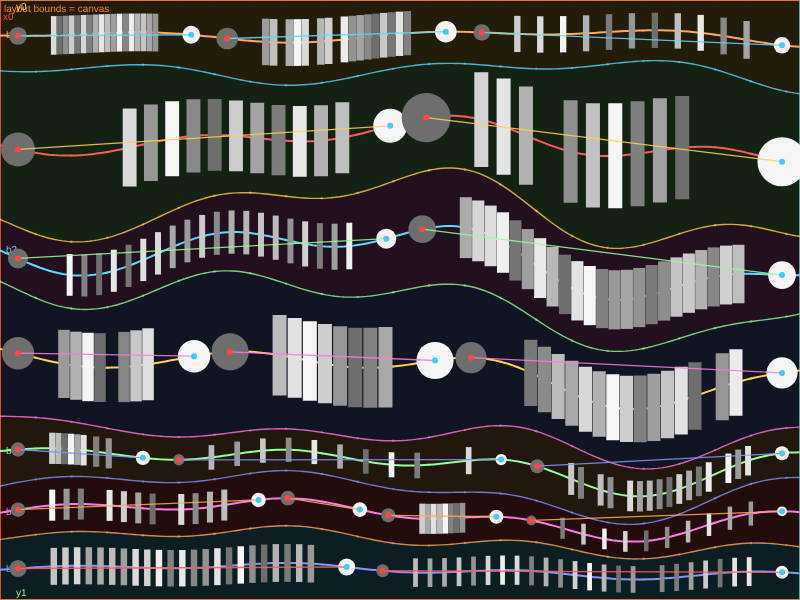
Frame 1 (no input)
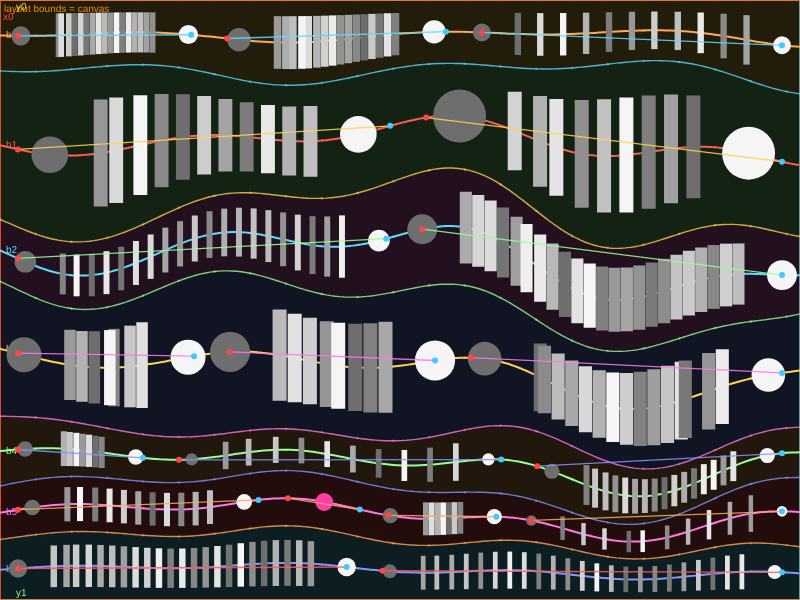
Frame 60 (no input)
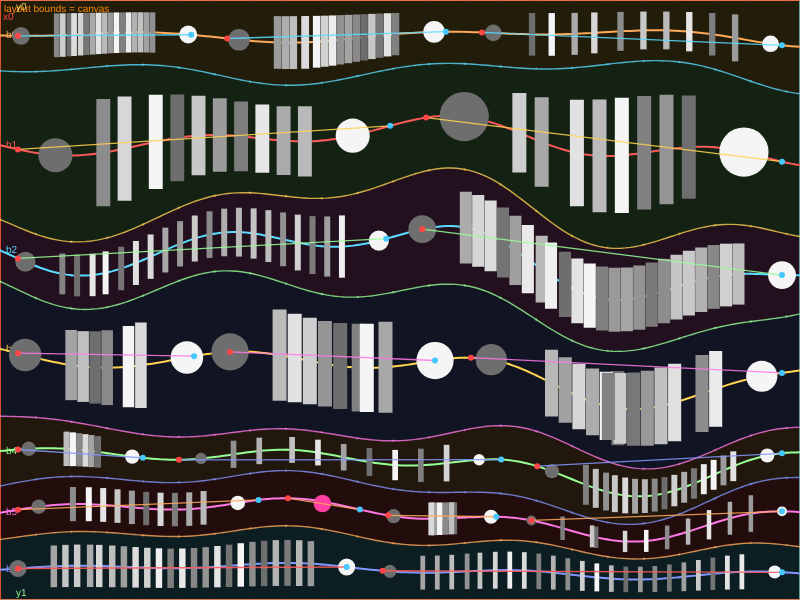
Frame 120 (the mouse pressed at the canvas centre since frame 60)

The p5.js sketch that drew these frames (run headless with seeded random() and noise() and a simulated clock; from frame 60 on, the mouse is pressed at the canvas centre):

// p5.js sketch
// ── sketch.js
// Sorting speed in steps per second.
let sortStepsPerSecond = 10;

// Position easing for dots/rectangles.
let moveEase = 0.1;

// Sorting algorithm: "random", "bubble", "selection", "insertion".
let sortingAlgorithm = "random";

// Group size used by "group" removal mode.
let removeGroupSize = 2;

// Removal mode: "group" (run removal) or "correct_position" (index-correct removal).
let removeMode = "correct_position";

// Noise controls kept only as commented reference.
// let noiseSpeedW = 0.01;
// let noiseSpeedH = 0.01;
// let noiseAmplitudeW = 0.01;
// let noiseAmplitudeH = 0.01;

// Dot heartbeat strength.
let dotBeatAmount = 0.45;

// Merge/split style.
let mergedDotColor = "#FF3FA4";
let mergePauseMinMs = 900;
let mergePauseMaxMs = 2600;
let mergeShakeMaxOffset = 4;
let mergePinkOnlyThreshold = 0.82;

// Mono-only color setup.
let dotColorDark = 110;
let dotColorLight = 245;

// Number of x-samples used to build smooth bar curves.
let curveSampleCount = 180;

// Debug overlay switch: set true to visualize layout construction.
let debugMode = true;

// Draw every Nth curve sample as a dot in debug mode.
let debugSampleStride = 8;

// Runtime state.
let relationshipLayout = null;
let relationshipStates = {};

function setup() {
  // Create canvas.
  createCanvas(800, 600);
}

function draw() {
  // Mono mode background.
  background("black");

  // Build (or rebuild) cached curved layout if canvas changed.
  ensureLayout();

  // Draw static debug guides first (box, boundaries, center curves).
  if (debugMode) {
    drawDebugLayout(relationshipLayout);
  }

  // For each cell, sample the two endpoint y-values from that bar's center curve.
  for (let item of relationshipLayout.items) {
    // Left endpoint y on center curve.
    let ay = sampleCurveAtX(
      relationshipLayout.centerCurves[item.barIndex],
      relationshipLayout.x0,
      relationshipLayout.x1,
      item.ax,
    );
    // Right endpoint y on center curve.
    let by = sampleCurveAtX(
      relationshipLayout.centerCurves[item.barIndex],
      relationshipLayout.x0,
      relationshipLayout.x1,
      item.bx,
    );

    // Run animation update + drawing for this one relationship.
    updateAndDrawRelationship(item, ay, by);

    // Draw anchor/debug points for this specific relationship.
    if (debugMode) {
      drawDebugRelationshipAnchors(item, ay, by);
    }
  }
  // noloop();
}

function ensureLayout() {
  // Rebuild layout when missing or when the canvas size changes.
  if (
    !relationshipLayout ||
    relationshipLayout.canvasW !== width ||
    relationshipLayout.canvasH !== height
  ) {
    relationshipLayout = buildCurvedBarLayout();
    relationshipStates = {};
  }
}

function buildCurvedBarLayout() {
  // 1) Use the full canvas as the layout box.
  let x0 = 0;
  let x1 = width;
  let y0 = 0;
  let y1 = height;
  let spanW = x1 - x0;
  let spanH = y1 - y0;

  // 2) Decide how many curved bars and their base heights.
  let barCount = floor(random(5, 9));
  let minBarH = max(42, spanH * 0.08);
  let maxBarH = spanH * 0.28;
  let barBaseHeights = randomPartition(spanH, barCount, minBarH, maxBarH);

  // 3) Create smooth wave profiles (one profile per bar).
  let profiles = buildBarProfiles(barBaseHeights);

  // 4) Convert profiles into non-overlapping top/bottom boundary curves.
  let minGap = max(26, spanH * 0.04);
  let boundaries = buildBoundariesFromProfiles(profiles, y0, spanH, minGap);

  // 5) Build center curves between each top/bottom boundary pair.
  let centerCurves = buildCenterCurves(boundaries);

  // 6) Split each curved bar into vertical cells and create relationship items.
  let items = buildRelationshipItems(barCount, x0, x1, spanW, boundaries);

  // Return all layout information.
  return {
    canvasW: width,
    canvasH: height,
    x0: x0,
    x1: x1,
    y0: y0,
    y1: y1,
    boundaries: boundaries,
    centerCurves: centerCurves,
    items: items,
  };
}

function drawDebugLayout(layout) {
  if (!layout) return;

  // Label style for debug text.
  textSize(10);
  textAlign(LEFT, TOP);

  // 1) Fill each bar region between boundary[b] and boundary[b + 1].
  for (let b = 0; b < layout.boundaries.length - 1; b++) {
    let col = debugColorForIndex(b + 100, 34);
    noStroke();
    fill(col);
    beginShape();
    for (let s = 0; s < curveSampleCount; s++) {
      let t = s / (curveSampleCount - 1);
      let x = lerp(layout.x0, layout.x1, t);
      let yTop = layout.boundaries[b][s];
      vertex(x, yTop);
    }
    for (let s = curveSampleCount - 1; s >= 0; s--) {
      let t = s / (curveSampleCount - 1);
      let x = lerp(layout.x0, layout.x1, t);
      let yBottom = layout.boundaries[b + 1][s];
      vertex(x, yBottom);
    }
    endShape(CLOSE);
  }

  // 2) Full canvas layout bounds.
  noFill();
  stroke(255, 140, 0);
  strokeWeight(1.2);
  rectMode(CORNERS);
  rect(layout.x0, layout.y0, layout.x1, layout.y1);

  // 3) x0/x1 and y0/y1 guide lines.
  stroke(255, 70, 70);
  line(layout.x0, layout.y0, layout.x0, layout.y1);
  stroke(70, 200, 255);
  line(layout.x1, layout.y0, layout.x1, layout.y1);
  stroke(255, 220, 90);
  line(layout.x0, layout.y0, layout.x1, layout.y0);
  stroke(150, 255, 150);
  line(layout.x0, layout.y1, layout.x1, layout.y1);

  // 4) Top/bottom boundaries for each curved bar area.
  for (let i = 0; i < layout.boundaries.length; i++) {
    let col = debugColorForIndex(i, 200);
    drawDebugCurve(layout.boundaries[i], layout.x0, layout.x1, col, 1.4);
  }

  // 5) Center curve of each bar (where relationships are anchored).
  for (let i = 0; i < layout.centerCurves.length; i++) {
    let col = debugColorForIndex(i + 20, 255);
    drawDebugCurve(layout.centerCurves[i], layout.x0, layout.x1, col, 2.0);
  }

  // 6) Labels for x0/x1/y0/y1 and each bar index b.
  noStroke();
  fill(255, 140, 0);
  text("layout bounds = canvas", layout.x0 + 4, layout.y0 + 4);
  fill(255, 70, 70);
  text("x0", layout.x0 + 3, layout.y0 + 12);
  fill(70, 200, 255);
  text("x1", layout.x1 + 3, layout.y0 + 12);
  fill(255, 220, 90);
  text("y0", layout.x0 + 16, layout.y0 + 2);
  fill(150, 255, 150);
  text("y1", layout.x0 + 16, layout.y1 - 12);

  // Place "b0, b1, ..." near left edge on each bar center curve.
  textAlign(LEFT, CENTER);
  for (let b = 0; b < layout.centerCurves.length; b++) {
    let y = layout.centerCurves[b][0];
    fill(debugColorForIndex(b + 20, 255));
    text(`b${b}`, layout.x0 + 6, y);
  }
}

function drawDebugCurve(curve, x0, x1, col, weight) {
  if (!curve || curve.length < 2) return;

  // Draw the polyline that approximates one sampled curve.
  noFill();
  stroke(col);
  strokeWeight(weight);
  beginShape();
  for (let s = 0; s < curve.length; s++) {
    let t = s / (curve.length - 1);
    let x = lerp(x0, x1, t);
    let y = curve[s];
    vertex(x, y);
  }
  endShape();

  // Draw sparse sample dots to show discrete sample points.
  noStroke();
  fill(red(col), green(col), blue(col), 120);
  for (let s = 0; s < curve.length; s += max(1, debugSampleStride)) {
    let t = s / (curve.length - 1);
    let x = lerp(x0, x1, t);
    let y = curve[s];
    circle(x, y, 2.5);
  }
}

function drawDebugRelationshipAnchors(item, ay, by) {
  // Distinct color per relationship bar.
  let col = debugColorForIndex(item.barIndex + 50, 220);

  // Show sampled anchor line segment for this relationship.
  stroke(col);
  strokeWeight(1.3);
  line(item.ax, ay, item.bx, by);

  // Show actual sampled anchor points.
  noStroke();
  fill(255, 70, 70);
  circle(item.ax, ay, 6);
  fill(70, 200, 255);
  circle(item.bx, by, 6);

  // Coordinate text removed to keep debug view cleaner.
}

function debugColorForIndex(index, alphaValue) {
  // Cycle across a fixed list of high-contrast debug colors.
  let debugColors = [
    [255, 90, 90],
    [90, 220, 255],
    [255, 210, 80],
    [150, 255, 150],
    [255, 120, 230],
    [130, 150, 255],
    [255, 170, 90],
  ];
  let c = debugColors[index % debugColors.length];
  return color(c[0], c[1], c[2], alphaValue);
}

function buildBarProfiles(baseHeights) {
  // Profile fields:
  // `base` = average band height
  // `a1/a2` = wave amplitudes
  // `f1/f2` = wave frequencies
  // `p1/p2` = wave phase offsets
  let profiles = [];
  for (let i = 0; i < baseHeights.length; i++) {
    profiles.push({
      base: baseHeights[i],
      a1: random(0.12, 0.33),
      a2: random(0.05, 0.16),
      f1: random(0.8, 1.8),
      f2: random(1.8, 3.7),
      p1: random(TWO_PI),
      p2: random(TWO_PI),
    });
  }
  return profiles;
}

function buildBoundariesFromProfiles(profiles, yTop, totalHeight, minGap) {
  // One more boundary than bars: top boundary + boundaries between bars + bottom boundary.
  let boundaries = Array.from({ length: profiles.length + 1 }, () => []);

  // For each sampled x-position, compute all band thicknesses then stack boundaries.
  for (let s = 0; s < curveSampleCount; s++) {
    let t = s / (curveSampleCount - 1); // normalized x sample in [0,1]
    let localGaps = []; // thickness of each bar at this x sample
    let localTotal = 0; // sum of all local gaps

    for (let b = 0; b < profiles.length; b++) {
      let p = profiles[b]; // current profile
      let wave =
        1 +
        p.a1 * sin(TWO_PI * p.f1 * t + p.p1) +
        p.a2 * sin(TWO_PI * p.f2 * t + p.p2);
      let gap = max(minGap, p.base * wave);
      localGaps.push(gap);
      localTotal += gap;
    }

    // Normalize this x-column so all bars fit exactly into totalHeight.
    let scale = totalHeight / localTotal;
    let yCursor = yTop; // running y while stacking boundaries top -> bottom
    boundaries[0][s] = yCursor;
    for (let b = 0; b < profiles.length; b++) {
      yCursor += localGaps[b] * scale;
      boundaries[b + 1][s] = yCursor;
    }
  }

  return boundaries;
}

function buildCenterCurves(boundaries) {
  // Center curve for bar b is midpoint between boundaries b and b+1.
  let centers = [];
  for (let b = 0; b < boundaries.length - 1; b++) {
    let center = [];
    for (let s = 0; s < curveSampleCount; s++) {
      center.push((boundaries[b][s] + boundaries[b + 1][s]) * 0.5);
    }
    centers.push(center);
  }
  return centers;
}

function buildRelationshipItems(barCount, x0, x1, spanW, boundaries) {
  let items = [];

  // Process one curved bar at a time.
  for (let b = 0; b < barCount; b++) {
    let cols = floor(random(2, 5)); // number of vertical cells in this bar
    let minCellW = max(70, spanW * 0.09);
    let maxCellW = spanW * 0.45;
    let colWidths = randomPartition(spanW, cols, minCellW, maxCellW);

    let x = x0; // running x position for left edge of each cell
    for (let c = 0; c < colWidths.length; c++) {
      let w = colWidths[c]; // this cell width
      let xL = x; // left x of cell
      let xR = x + w; // right x of cell

      // Inset dot anchors from cell edges.
      let edgePad = min(18, w * 0.12);
      let ax = xL + edgePad;
      let bx = xR - edgePad;

      if (bx - ax > 24) {
        // Measure local band thickness at this cell center for initial rectangle sizing.
        let midX = (ax + bx) * 0.5;
        let topY = sampleCurveAtX(boundaries[b], x0, x1, midX);
        let botY = sampleCurveAtX(boundaries[b + 1], x0, x1, midX);
        let bandH = max(12, botY - topY);

        let rectHeight = constrain(bandH * 0.56, 12, bandH * 0.9);
        let rectWidth = constrain(rectHeight * random(0.14, 0.24), 3, 14);
        let numRects = floor(random(10, 25));

        items.push({
          id: `bar_${b}_cell_${c}`,
          barIndex: b,
          ax: ax,
          bx: bx,
          rectWidth: rectWidth,
          rectHeight: rectHeight,
          numRects: numRects,
        });
      }

      // Move to next cell.
      x += w;
    }
  }

  return items;
}

function randomPartition(total, count, minSize, maxSize) {
  // Split a total length into random pieces with min/max constraints.
  let sizes = []; // output piece sizes
  let remaining = total; // still-unassigned length
  let remainingParts = count; // pieces left to create

  for (let i = 0; i < count - 1; i++) {
    let minAllowed = max(minSize, remaining - maxSize * (remainingParts - 1)); // keep future pieces feasible
    let maxAllowed = min(maxSize, remaining - minSize * (remainingParts - 1)); // keep future pieces feasible
    let size = random(minAllowed, maxAllowed); // sample current piece size
    sizes.push(size);
    remaining -= size;
    remainingParts--;
  }

  sizes.push(remaining);
  return sizes;
}

function sampleCurveAtX(curve, x0, x1, x) {
  // Sample a 1D curve array at world x using linear interpolation.
  let t = constrain((x - x0) / max(1e-6, x1 - x0), 0, 1); // normalized x in [0,1]
  let idx = t * (curve.length - 1); // floating array index
  let i0 = floor(idx); // left integer sample index
  let i1 = min(curve.length - 1, i0 + 1); // right integer sample index
  let f = idx - i0; // blend factor between i0 and i1
  return lerp(curve[i0], curve[i1], f);
}

function updateAndDrawRelationship(item, ay, by) {
  // Compute relationship axis info.
  let w = dist(item.ax, ay, item.bx, by);

  // Build a state key so geometry/config changes recreate state.
  let key = [
    item.id,
    w,
    item.rectWidth,
    item.rectHeight,
    item.numRects,
    sortingAlgorithm,
    removeGroupSize,
    removeMode,
  ].join("|");

  // Create relationship state when needed.
  if (!relationshipStates[item.id] || relationshipStates[item.id].key !== key) {
    relationshipStates[item.id] = createRelationshipState(
      key,
      item,
      w,
      item.rectWidth,
      item.rectHeight,
      item.numRects,
    );
  }

  // Update dynamic anchors each frame.
  let state = relationshipStates[item.id]; // persistent state object for this relationship id
  state.ax = item.ax; // world x of left endpoint (dot A)
  state.ay = ay; // world y of left endpoint sampled from center curve
  state.bx = item.bx; // world x of right endpoint (dot B)
  state.by = by; // world y of right endpoint sampled from center curve
  state.barIndex = item.barIndex; // which curved bar this relationship belongs to

  // Update simulation and render.
  updateRelationship(state);
  drawRelationship(state);
}

function createRelationshipState(
  key,
  item,
  w,
  rectWidth,
  rectHeight,
  numRects,
) {
  // Dot size scales with base rectangle height.
  let dotSize = max(8, rectHeight * 0.48);

  // Inner padding between dots and rectangle zone.
  let sidePadding = 24;

  // Base local coordinates where center is 0.
  let leftX = -w / 2;
  let rightX = w / 2;

  // Calculate available width for rectangles.
  let innerLeft = leftX + dotSize / 2 + sidePadding;
  let innerRight = rightX - dotSize / 2 - sidePadding;
  let available = innerRight - innerLeft;

  // Clamp rectangle count to fit available space.
  let maxFit = max(1, floor(available / rectWidth));
  let count = constrain(floor(numRects), 1, maxFit);

  // Uniform gap between rectangles.
  let gap = count > 1 ? (available - count * rectWidth) / (count - 1) : 0;

  // Build slot x positions.
  let usedWidth = count * rectWidth + (count - 1) * gap;
  let startX = -usedWidth / 2;
  let slots = [];
  for (let i = 0; i < count; i++) {
    slots.push(startX + i * (rectWidth + gap));
  }

  // Mono dot colors.
  let dotColorA = color(dotColorDark);
  let dotColorB = color(dotColorLight);

  // Initialize rectangles with id and noise seeds.
  let rects = [];
  for (let id = 1; id <= count; id++) {
    rects.push({
      id: id,
      x: 0,
      targetX: 0,
      w: rectWidth,
      h: rectHeight,
      // noiseSeedW: random(1000),
      // noiseSeedH: random(1000),
    });
  }

  // Shuffle initial order.
  shuffleArray(rects);

  // Build initial swap plan.
  let activeAlgorithm = resolveSortingAlgorithm(sortingAlgorithm);
  let swapPlan = buildSwapPlan(
    rects.map((r) => r.id),
    activeAlgorithm,
  );

  // Place rectangles on slots.
  for (let i = 0; i < rects.length; i++) {
    rects[i].x = slots[i];
    rects[i].targetX = slots[i];
  }

  // Return full runtime state.
  return {
    key: key,
    ax: item.ax, // cached left endpoint x in world space
    ay: 0, // cached left endpoint y in world space (updated every frame)
    bx: item.bx, // cached right endpoint x in world space
    by: 0, // cached right endpoint y in world space (updated every frame)
    barIndex: item.barIndex, // index into relationshipLayout curves
    baseLeftX: leftX, // original local left-dot x (used for stable normalization)
    baseRightX: rightX, // original local right-dot x (used for stable normalization)
    leftX: leftX, // current animated local left-dot x
    rightX: rightX, // current animated local right-dot x
    targetLeftX: leftX, // target local left-dot x
    targetRightX: rightX, // target local right-dot x
    dotSize: dotSize, // baseline dot diameter
    currentDotSize: dotSize, // animated dot diameter after heartbeat/merge effects
    dotColorA: dotColorA, // color of left dot
    dotColorB: dotColorB, // color of right dot
    sidePadding: sidePadding, // fixed local padding between dots and rectangle area
    gap: gap, // spacing between neighboring rectangles
    baseCount: count, // original rectangle count for respawn
    rectWidth: rectWidth, // average/base rectangle width
    rectHeight: rectHeight, // average/base rectangle height
    slots: slots, // target x slots for rectangle placement
    rects: rects, // live rectangle objects
    swapPlan: swapPlan, // precomputed swap steps for current sorting algorithm
    swapIndex: 0, // next swap step index
    activeAlgorithm: activeAlgorithm, // resolved algorithm for this cycle
    done: false, // true when swap plan is finished
    merging: false, // true after rectangles disappear and dots begin merge
    mergeStartDistance: 0, // dot distance when merge begins (for normalized progress)
    mergePauseStarted: false, // true once fully merged and hold phase starts
    mergePauseStart: 0, // millis timestamp of hold-phase start
    mergePauseUntil: 0, // millis timestamp when hold phase ends
    mergeChaos: 0, // 0..1 ramp during hold phase for shake intensity
    lastStepTime: millis(), // last timestamp used for step-based sorting cadence
  };
}

function updateRelationship(state) {
  updateRectTargets(state);
  animateDots(state);
  animateRectangles(state);
  animateDotHeartbeat(state);

  // When no rectangles remain, run the merge/pause/respawn cycle only.
  if (state.rects.length === 0) {
    updateMergePhase(state);
    return;
  }

  updateSortCycle(state);
}

function updateRectTargets(state) {
  // Keep rectangle targets synced to current slot list.
  for (let i = 0; i < state.rects.length; i++) {
    state.rects[i].targetX = state.slots[i];
  }
}

function animateDots(state) {
  // Ease dot positions toward current relationship span targets.
  state.leftX = lerp(state.leftX, state.targetLeftX, moveEase);
  state.rightX = lerp(state.rightX, state.targetRightX, moveEase);
}

function animateRectangles(state) {
  // Animate rectangle x and keep width fixed; fit height to local band thickness.
  for (let rectObj of state.rects) {
    rectObj.x = lerp(rectObj.x, rectObj.targetX, moveEase);
    rectObj.w = state.rectWidth;

    let centerLocalX = rectObj.x + state.rectWidth * 0.5;
    let centerPt = curvePointForLocalX(state, centerLocalX);
    let bandH = bandHeightAtWorldX(state, centerPt.x);
    let baseH = max(8, bandH * 0.62);
    rectObj.h = lerp(rectObj.h, baseH, 0.22);

    // Rectangle noise is intentionally disabled for now:
    // let nW = noise(rectObj.noiseSeedW, frameCount * noiseSpeedW);
    // let nH = noise(rectObj.noiseSeedH, frameCount * noiseSpeedH);
  }
}

function animateDotHeartbeat(state) {
  // Same heartbeat math as before, with fixed noise proxy.
  let avgNoise = 0.5;
  let beatSpeed = lerp(0.18, 0.34, avgNoise);
  let beatPhase = frameCount * beatSpeed + avgNoise * TWO_PI * 2.0;
  let beatShape = pow(max(0, sin(beatPhase)), 8);
  let targetDotSize = state.dotSize * (1 + dotBeatAmount * beatShape);
  state.currentDotSize = lerp(state.currentDotSize, targetDotSize, 0.25);
}

function updateSortCycle(state) {
  // Wait for motion to settle before removal/sort operations.
  if (!allSettled(state)) return;

  // Removal happens before sorting.
  if (tryRemoveRectangles(state)) {
    state.lastStepTime = millis();
    return;
  }

  // Stop if no more sort work.
  if (state.done) return;

  let stepDelayMs = 1000 / max(0.1, sortStepsPerSecond);
  if (millis() - state.lastStepTime < stepDelayMs) return;
  state.lastStepTime = millis();

  if (state.swapIndex >= state.swapPlan.length) {
    state.done = true;
    return;
  }

  applyNextSwap(state);
}

function applyNextSwap(state) {
  // Execute one swap from the precomputed sort plan.
  let pair = state.swapPlan[state.swapIndex];
  let a = pair[0];
  let b = pair[1];
  let tmp = state.rects[a];
  state.rects[a] = state.rects[b];
  state.rects[b] = tmp;
  state.swapIndex++;
}

function updateMergePhase(state) {
  // Initialize merge phase once.
  if (!state.merging) {
    state.merging = true;
    state.mergeStartDistance = max(1, abs(state.rightX - state.leftX));
    state.targetLeftX = 0;
    state.targetRightX = 0;
    state.mergePauseStarted = false;
    state.mergePauseStart = 0;
    state.mergePauseUntil = 0;
    state.mergeChaos = 0;
  }

  // Hold a slightly larger dot while merged.
  state.currentDotSize = lerp(state.currentDotSize, state.dotSize * 1.12, 0.2);

  // Start pause when fully merged.
  let mergedDistance = abs(state.rightX - state.leftX);
  if (!state.mergePauseStarted && mergedDistance < 0.8) {
    state.mergePauseStarted = true;
    state.mergePauseStart = millis();
    state.mergePauseUntil = millis() + random(mergePauseMinMs, mergePauseMaxMs);
    state.leftX = 0;
    state.rightX = 0;
  }

  // Increase chaos during pause.
  if (state.mergePauseStarted) {
    let total = max(1, state.mergePauseUntil - state.mergePauseStart);
    let elapsed = millis() - state.mergePauseStart;
    state.mergeChaos = constrain(elapsed / total, 0, 1);
  } else {
    state.mergeChaos = 0;
  }

  // Respawn when pause is over.
  if (state.mergePauseStarted && millis() >= state.mergePauseUntil) {
    respawnRectangles(state);
  }
}

function drawRelationship(state) {
  noStroke();

  // Draw merged phase.
  if (state.rects.length === 0) {
    drawMergedDots(state);
    return;
  }

  drawEndpointDots(state);
  drawRectangles(state);
}

function drawEndpointDots(state) {
  // Draw the two relationship dots at current curved positions.
  let leftPt = curvePointForLocalX(state, state.leftX);
  let rightPt = curvePointForLocalX(state, state.rightX);
  fill(state.dotColorA);
  circle(leftPt.x, leftPt.y, state.currentDotSize);
  fill(state.dotColorB);
  circle(rightPt.x, rightPt.y, state.currentDotSize);
}

function drawRectangles(state) {
  // Draw all rectangles with ID-based gradient.
  rectMode(CENTER);
  let gradientById = buildGradientTById(state.rects);
  for (let rectObj of state.rects) {
    let centerLocalX = rectObj.x + state.rectWidth / 2;
    let centerPt = curvePointForLocalX(state, centerLocalX);
    let t = gradientById[rectObj.id];
    fill(lerpColor(state.dotColorA, state.dotColorB, t));
    rect(centerPt.x, centerPt.y, rectObj.w, rectObj.h);
  }
}

function drawMergedDots(state) {
  // Compute points for merge animation.
  let leftPt = curvePointForLocalX(state, state.leftX);
  let rightPt = curvePointForLocalX(state, state.rightX);
  let mergedLocalX = (state.leftX + state.rightX) * 0.5;
  let mergedPt = curvePointForLocalX(state, mergedLocalX);

  // Compute merge progress based on dot distance.
  let d = dist(leftPt.x, leftPt.y, rightPt.x, rightPt.y);
  let mergeT = 1 - d / max(1, state.mergeStartDistance);
  mergeT = constrain(mergeT, 0, 1);

  // Add shake during pause.
  let chaos = pow(state.mergeChaos, 1.35);
  let shakeAmp = lerp(0.2, mergeShakeMaxOffset, chaos);
  let shakeFreq = lerp(0.2, 1.6, chaos);
  let jx = sin(frameCount * shakeFreq * 0.73 + state.dotSize) * shakeAmp;
  let jy = cos(frameCount * shakeFreq * 0.91 + state.dotSize * 0.37) * shakeAmp;
  let x = mergedPt.x + jx;
  let y = mergedPt.y + jy;
  let mergedSize = state.currentDotSize * 1.12;

  // Avoid ghost overlap: draw either split dots or pink dot.
  if (mergeT < mergePinkOnlyThreshold) {
    fill(state.dotColorA);
    circle(leftPt.x, leftPt.y, state.currentDotSize);
    fill(state.dotColorB);
    circle(rightPt.x, rightPt.y, state.currentDotSize);
    return;
  }

  // Draw merged pink dot.
  fill(mergedDotColor);
  circle(x, y, mergedSize);
}

function curvePointForLocalX(state, localX) {
  // Map local x to normalized t based on original full span.
  let denom = state.baseRightX - state.baseLeftX; // total original local span between the two dots
  let t = abs(denom) < 1e-6 ? 0.5 : (localX - state.baseLeftX) / denom; // normalized position along span
  t = constrain(t, 0, 1);

  // Base point on dot axis.
  let x = lerp(state.ax, state.bx, t); // world x between endpoints A->B
  let y = lerp(state.ay, state.by, t); // linear y between endpoints A->B (fallback)

  // Override y by bar center curve for this relationship.
  if (
    relationshipLayout &&
    state.barIndex !== null &&
    state.barIndex !== undefined
  ) {
    y = sampleCurveAtX(
      relationshipLayout.centerCurves[state.barIndex],
      relationshipLayout.x0,
      relationshipLayout.x1,
      x,
    );
  }

  return { x: x, y: y };
}

function bandHeightAtWorldX(state, x) {
  // Fallback if layout unavailable.
  if (
    !relationshipLayout ||
    state.barIndex === null ||
    state.barIndex === undefined
  ) {
    return state.rectHeight / 0.62;
  }

  // Sample top and bottom boundaries at x.
  let top = sampleCurveAtX(
    relationshipLayout.boundaries[state.barIndex],
    relationshipLayout.x0,
    relationshipLayout.x1,
    x,
  );
  let bottom = sampleCurveAtX(
    relationshipLayout.boundaries[state.barIndex + 1],
    relationshipLayout.x0,
    relationshipLayout.x1,
    x,
  );

  return max(8, bottom - top); // local curved bar thickness at x
}

function allRectsSettled(rects) {
  // True when all rectangle x positions are near targets.
  for (let rectObj of rects) {
    if (abs(rectObj.x - rectObj.targetX) > 0.5) return false;
  }
  return true;
}

function allSettled(state) {
  // True when dots and rectangles are all near targets.
  if (abs(state.leftX - state.targetLeftX) > 0.5) return false;
  if (abs(state.rightX - state.targetRightX) > 0.5) return false;
  return allRectsSettled(state.rects);
}

function shuffleArray(arr) {
  // Fisher-Yates shuffle.
  for (let i = arr.length - 1; i > 0; i--) {
    let j = floor(random(i + 1));
    let tmp = arr[i];
    arr[i] = arr[j];
    arr[j] = tmp;
  }
}

function buildSwapPlan(ids, algorithm) {
  // Build swap operations for selected sorting algorithm.
  let arr = ids.slice();
  let swaps = [];

  if (algorithm === "selection") {
    for (let i = 0; i < arr.length - 1; i++) {
      let minIndex = i;
      for (let j = i + 1; j < arr.length; j++) {
        if (arr[j] < arr[minIndex]) minIndex = j;
      }
      if (minIndex !== i) {
        swaps.push([i, minIndex]);
        let tmp = arr[i];
        arr[i] = arr[minIndex];
        arr[minIndex] = tmp;
      }
    }
    return swaps;
  }

  if (algorithm === "insertion") {
    for (let i = 1; i < arr.length; i++) {
      let j = i;
      while (j > 0 && arr[j - 1] > arr[j]) {
        swaps.push([j - 1, j]);
        let tmp = arr[j - 1];
        arr[j - 1] = arr[j];
        arr[j] = tmp;
        j--;
      }
    }
    return swaps;
  }

  // Default bubble sort.
  for (let pass = 0; pass < arr.length - 1; pass++) {
    for (let i = 0; i < arr.length - 1 - pass; i++) {
      if (arr[i] > arr[i + 1]) {
        swaps.push([i, i + 1]);
        let tmp = arr[i];
        arr[i] = arr[i + 1];
        arr[i + 1] = tmp;
      }
    }
  }
  return swaps;
}

function tryRemoveRectangles(state) {
  // Dispatch removal strategy.
  if (removeMode === "correct_position") return tryRemoveCorrectPosition(state);
  return tryRemoveAscendingGroup(state);
}

function tryRemoveAscendingGroup(state) {
  // Remove runs of N ascending consecutive remaining IDs.
  let n = max(1, floor(removeGroupSize));
  if (state.rects.length === 0) return false;

  let removed = false;

  // For less than N, remove all when ordered.
  if (state.rects.length < n) {
    if (isAscendingConsecutive(state.rects)) {
      state.rects.splice(0, state.rects.length);
      removed = true;
    }
  } else {
    // Repeatedly remove first matching run until none left.
    let start = findAscendingRunStart(state.rects, n);
    while (start >= 0) {
      state.rects.splice(start, n);
      removed = true;
      start = findAscendingRunStart(state.rects, n);
    }
  }

  if (!removed) return false;
  relayoutRelationship(state);
  rebuildSortForCurrentOrder(state);
  return true;
}

function tryRemoveCorrectPosition(state) {
  // Remove any rectangle already at its correct index among remaining IDs.
  if (state.rects.length === 0) return false;

  let expected = state.rects
    .map((r) => r.id)
    .slice()
    .sort((a, b) => a - b);

  let kept = [];
  let removed = false;

  for (let i = 0; i < state.rects.length; i++) {
    if (state.rects[i].id === expected[i]) {
      removed = true;
    } else {
      kept.push(state.rects[i]);
    }
  }

  if (!removed) return false;
  state.rects = kept;
  relayoutRelationship(state);
  rebuildSortForCurrentOrder(state);
  return true;
}

function findAscendingRunStart(rects, n) {
  // Find first index where length-n run follows remaining-id adjacency.
  let nextMap = buildNextRemainingIdMap(rects);

  for (let i = 0; i <= rects.length - n; i++) {
    let ok = true;
    for (let k = 1; k < n; k++) {
      let prevId = rects[i + k - 1].id;
      let currId = rects[i + k].id;
      if (nextMap[prevId] !== currId) {
        ok = false;
        break;
      }
    }
    if (ok) return i;
  }

  return -1;
}

function isAscendingConsecutive(rects) {
  // Check if all remaining rectangles are in ascending remaining-id order.
  if (rects.length <= 1) return rects.length === 1;

  let nextMap = buildNextRemainingIdMap(rects);
  for (let i = 1; i < rects.length; i++) {
    if (nextMap[rects[i - 1].id] !== rects[i].id) return false;
  }
  return true;
}

function buildNextRemainingIdMap(rects) {
  // Build map id -> next higher remaining id.
  let ids = rects
    .map((r) => r.id)
    .slice()
    .sort((a, b) => a - b);

  let map = {};
  for (let i = 0; i < ids.length - 1; i++) {
    map[ids[i]] = ids[i + 1];
  }
  return map;
}

function relayoutRelationship(state) {
  // Recompute dot target spacing and rectangle slots after removals.
  let count = state.rects.length;
  let usedWidth =
    count > 0 ? count * state.rectWidth + (count - 1) * state.gap : 0;

  let halfSpan = usedWidth / 2 + state.sidePadding + state.dotSize / 2;
  state.targetLeftX = -halfSpan;
  state.targetRightX = halfSpan;

  state.slots = [];
  let startX = -usedWidth / 2;
  for (let i = 0; i < count; i++) {
    state.slots.push(startX + i * (state.rectWidth + state.gap));
    state.rects[i].targetX = state.slots[i];
  }
}

function rebuildSortForCurrentOrder(state) {
  // Rebuild swap plan for current remaining IDs.
  state.swapPlan = buildSwapPlan(
    state.rects.map((r) => r.id),
    state.activeAlgorithm,
  );
  state.swapIndex = 0;
  state.done = state.swapPlan.length === 0;
}

function respawnRectangles(state) {
  // Respawn original count with fresh shuffle.
  let count = state.baseCount;
  let rects = [];

  for (let id = 1; id <= count; id++) {
    rects.push({
      id: id,
      x: 0,
      targetX: 0,
      w: state.rectWidth,
      h: state.rectHeight,
      // noiseSeedW: random(1000),
      // noiseSeedH: random(1000),
    });
  }

  shuffleArray(rects);
  state.rects = rects;

  // Rebuild slots and target spacing.
  let usedWidth = count * state.rectWidth + (count - 1) * state.gap;
  let startX = -usedWidth / 2;
  state.slots = [];
  for (let i = 0; i < count; i++) {
    state.slots.push(startX + i * (state.rectWidth + state.gap));
    state.rects[i].targetX = state.slots[i];
  }

  let halfSpan = usedWidth / 2 + state.sidePadding + state.dotSize / 2;
  state.targetLeftX = -halfSpan;
  state.targetRightX = halfSpan;

  // Rebuild sorting mode/plan and clear merge state.
  state.activeAlgorithm = resolveSortingAlgorithm(sortingAlgorithm);
  rebuildSortForCurrentOrder(state);
  state.merging = false;
  state.mergeStartDistance = 0;
  state.mergePauseStarted = false;
  state.mergePauseStart = 0;
  state.mergePauseUntil = 0;
  state.mergeChaos = 0;

  state.lastStepTime = millis();
}

function resolveSortingAlgorithm(algorithm) {
  // Resolve random algorithm per lifecycle.
  if (algorithm !== "random") return algorithm;
  let options = ["bubble", "selection", "insertion"];
  return random(options);
}

function buildGradientTById(rects) {
  // Map each remaining id to a 0..1 gradient value based on sorted order.
  let ids = rects
    .map((r) => r.id)
    .slice()
    .sort((a, b) => a - b);

  let map = {};
  if (ids.length === 1) {
    map[ids[0]] = 0.5;
    return map;
  }

  for (let i = 0; i < ids.length; i++) {
    map[ids[i]] = i / (ids.length - 1);
  }
  return map;
}
